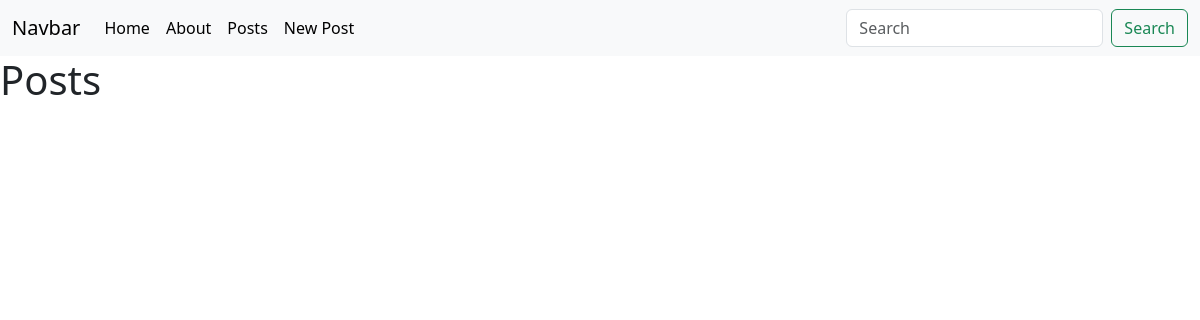
Page /post/ on the earlier database version.
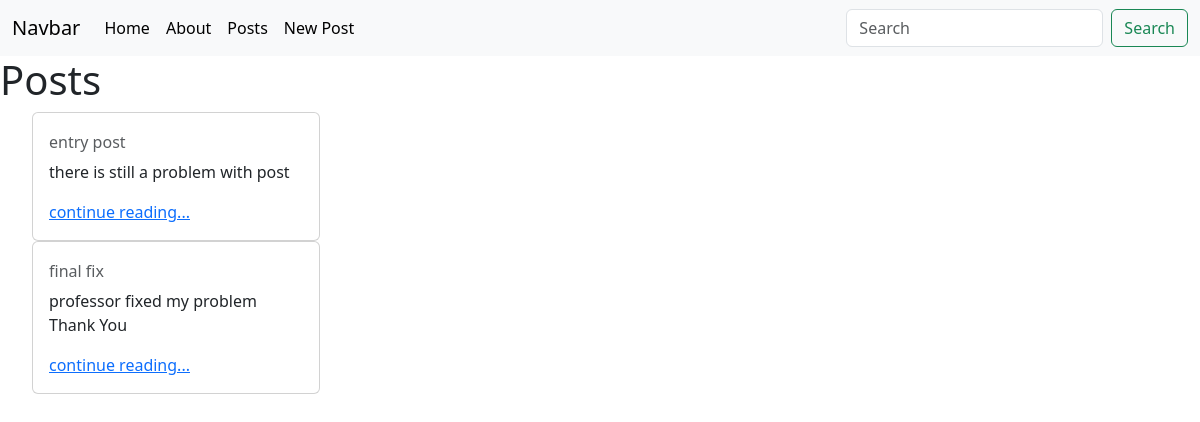
Same page on the later database version.
### posts/models.py (models this page shows, shortened)
class Post(models.Model):
    title = models.CharField(max_length=128)
    subtitle = models.CharField(max_length=256)
    body = models.TextField()
    created_on = models.DateTimeField(auto_now_add=True)

### posts/views.py (the view)
# urls.py: path('',PostListView.as_view(), name="post_list"),
class PostListView(ListView):
    template_name="posts/list.html"
    model=Post
    context_object_name="posts"
    """PostDetailView is going to retrieve a single element from the post table in the db
    """

### templates/posts/list.html (shortened to what this page needs)
{% extends 'base.html'%}
{% block content %}
<h1>Posts</h1>
<ul>
   {% for post in posts %}
   <div class="card" style="width: 18rem">
    <div class="card-body">
        <h6 class="card-subtitle mb-2 text-body-secondary">{{post.subtitle}}</h6>
        <p class="card-text">{{post.body|truncatechars:500}}</p>
        <a href="{% url 'post_detail' post.id %}" class="card-link">continue reading...</a>
    </div>
</div>
    {% endfor %}
    </ul>
  {% endblock %}

### templates/base.html (shortened to what this page needs)
{% load static %}
<!DOCTYPE html>
<html lang="en">
    <head>
        <link href="https://cdn.jsdelivr.net/npm/bootstrap@5.3.7/dist/css/bootstrap.min.css"
        rel="stylesheet"
/>
        <link rel="stylesheet" href="https://cdn.jsdelivr.net/npm/bootstrap-icons@1.13.1/font/bootstrap-icons.min.css">
    </head>
    <body>
        {% include 'navbar.html' %}
        <div>
            {% block content %} {% endblock content%}</div>
    </body>
</html>

### templates/navbar.html (shortened to what this page needs)
{% load static %}
<nav class="navbar navbar-expand-lg bg-body-tertiary">
  <div class="container-fluid">
    <a class="navbar-brand" href="#">Navbar</a>
    <div class="collapse navbar-collapse" id="navbarSupportedContent">
      <ul class="navbar-nav me-auto mb-2 mb-lg-0">
        <li class="nav-item">
          <a class="nav-link active" aria-current="page" href="{% url 'home' %}">Home</a>
        </li>
        <li class="nav-item">
          <a class="nav-link active" href="{% url 'about' %}">About</a>
        </li>
        <li class="nav-item">
          <a class="nav-link active" href="{% url 'post_list' %}">Posts</a>
          </li>
           <a class="nav-link active" href="{% url 'post_new' %}">New Post</a>
      </ul>
      <form class="d-flex" role="search">
        <input class="form-control me-2"
         type="search"
         placeholder="Search"
         aria-label="Search"/>
        <button class="btn btn-outline-success" type="submit">Search</button>
      </form>
    </div>
  </div>
</nav>

Differences in the rows shown:
added Post: subtitle "entry post", body "there is still a problem with post"
added Post: subtitle "final fix", body "professor fixed my problem Thank You"
